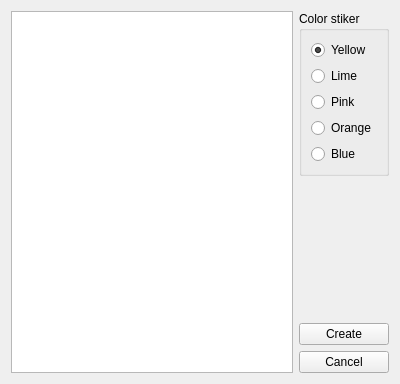
<?xml version="1.0" encoding="UTF-8"?>
<ui version="4.0">
 <class>CreateNewStiker</class>
 <widget class="QWidget" name="CreateNewStiker">
  <property name="geometry">
   <rect>
    <x>0</x>
    <y>0</y>
    <width>400</width>
    <height>384</height>
   </rect>
  </property>
  <property name="windowTitle">
   <string>Form</string>
  </property>
  <layout class="QHBoxLayout" name="horizontalLayout">
   <item>
    <widget class="QTextEdit" name="te_text"/>
   </item>
   <item>
    <layout class="QVBoxLayout" name="verticalLayout_2">
     <item>
      <widget class="QGroupBox" name="groupBox">
       <property name="title">
        <string>Color stiker</string>
       </property>
       <layout class="QVBoxLayout" name="verticalLayout">
        <item>
         <widget class="QRadioButton" name="rb_yellow">
          <property name="text">
           <string>Yellow</string>
          </property>
          <property name="checked">
           <bool>true</bool>
          </property>
         </widget>
        </item>
        <item>
         <widget class="QRadioButton" name="rb_lime">
          <property name="text">
           <string>Lime</string>
          </property>
         </widget>
        </item>
        <item>
         <widget class="QRadioButton" name="rb_pink">
          <property name="text">
           <string>Pink</string>
          </property>
         </widget>
        </item>
        <item>
         <widget class="QRadioButton" name="rb_orange">
          <property name="text">
           <string>Orange</string>
          </property>
         </widget>
        </item>
        <item>
         <widget class="QRadioButton" name="rb_blue">
          <property name="text">
           <string>Blue</string>
          </property>
         </widget>
        </item>
       </layout>
      </widget>
     </item>
     <item>
      <spacer name="verticalSpacer">
       <property name="orientation">
        <enum>Qt::Vertical</enum>
       </property>
       <property name="sizeHint" stdset="0">
        <size>
         <width>20</width>
         <height>40</height>
        </size>
       </property>
      </spacer>
     </item>
     <item>
      <widget class="QPushButton" name="pb_create">
       <property name="text">
        <string>Create</string>
       </property>
      </widget>
     </item>
     <item>
      <widget class="QPushButton" name="pb_cancel">
       <property name="text">
        <string>Cancel</string>
       </property>
      </widget>
     </item>
    </layout>
   </item>
  </layout>
 </widget>
 <resources/>
 <connections/>
</ui>
